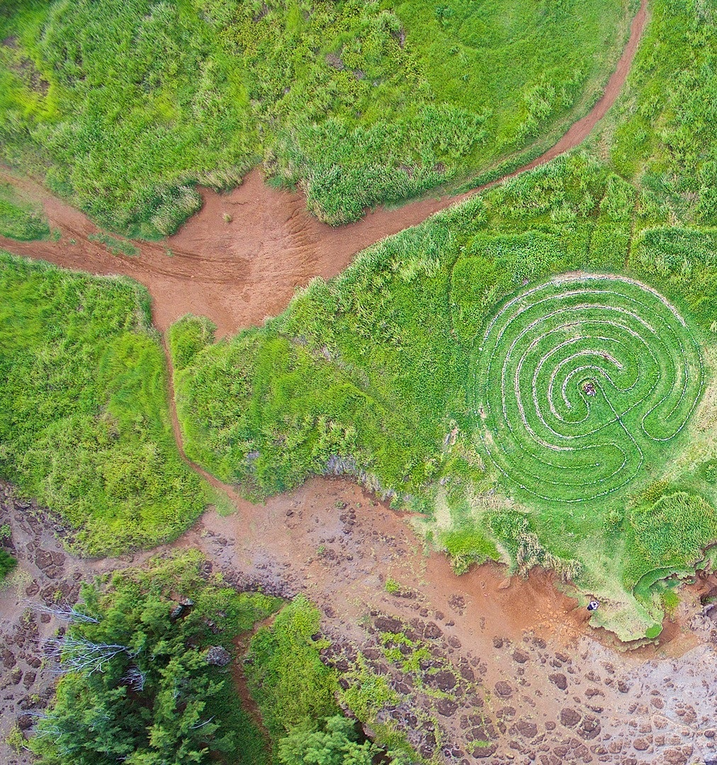
#> input picture test/1.png, 717 x 765 px, shrunk from 1012 x 1080 before the run, found by its file name
$ jupyter execute Avance_Task_2.ipynb
#> lines starting #> are read from the running program, lines starting #| are printed output that depends on the picture
[cell 1]
import cv2
import numpy as np
import matplotlib.pyplot as plt

def mostrar_imagen(img, titulo="Imagen"):
    plt.figure(figsize=(10,6))
    plt.imshow(cv2.cvtColor(img, cv2.COLOR_BGR2RGB))
    plt.title(titulo)
    plt.axis('off')
    plt.show()

img1 = cv2.imread('1.png')
#> img1 is the input picture: shape (765, 717, 3); mean B, G, R 85.4, 148.2, 129.3
img2 = cv2.imread('2.png')
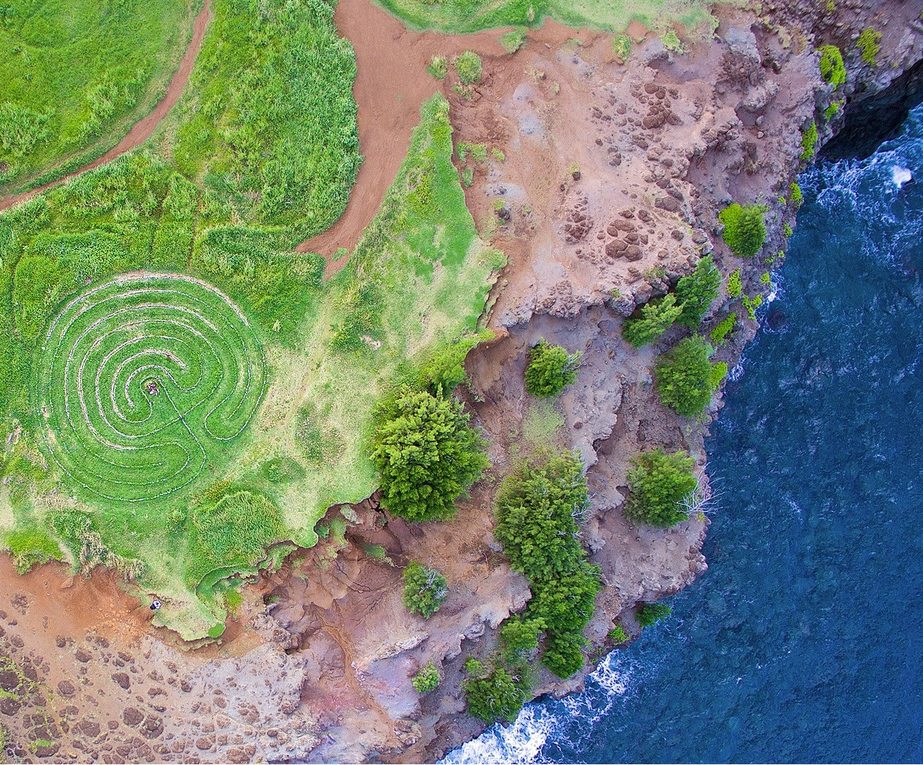
#> input picture test/2.png, 923 x 765 px, shrunk from 1303 x 1080 before the run, found by its file name
#> img2 is the input picture: shape (765, 923, 3); mean B, G, R 112.9, 132.2, 117.1
img3 = cv2.imread('3.png')

# repo en la branch del lab4 https://github.com/donmatthiuz/VIC/tree/lab4

[cell 2]
def detectar_y_emparejar(img1, img2):
    sift = cv2.SIFT_create()

    kp1, des1 = sift.detectAndCompute(img1, None)
#> kp1 = 4452 keypoints; strongest (x, y, size): (480, 349, 1.8), (360, 749, 2), (387, 754, 1.9), (351, 757, 2.1)
    kp2, des2 = sift.detectAndCompute(img2, None)
#> kp2 = 4893 keypoints; strongest (x, y, size): (598, 668, 1.9), (535, 757, 2), (809, 40, 1.9), (901, 176, 11.9)

    bf = cv2.BFMatcher()
    matches = bf.knnMatch(des1, des2, k=2)
#> matches = 4452 matches

    good_matches = []
    for m, n in matches:
        if m.distance < 0.75 * n.distance:
            good_matches.append(m)
#> after the loop, good_matches = 973 matches

    src_pts = np.float32([kp1[m.queryIdx].pt for m in good_matches])
#> src_pts = 973 pairs, first value 344.5 to 713.8, second value 3.88 to 759.9
    dst_pts = np.float32([kp2[m.trainIdx].pt for m in good_matches])
#> dst_pts = 973 pairs, first value 4.34 to 285.7, second value 3.17 to 759.2

    return src_pts, dst_pts, good_matches, kp1, kp2

src_pts, dst_pts, matches, kp1, kp2 = detectar_y_emparejar(img1, img2)
#> matches = 973 matches

[cell 3]
img_matches = cv2.drawMatches(img1, kp1, img2, kp2, matches, None, flags=cv2.DrawMatchesFlags_NOT_DRAW_SINGLE_POINTS)
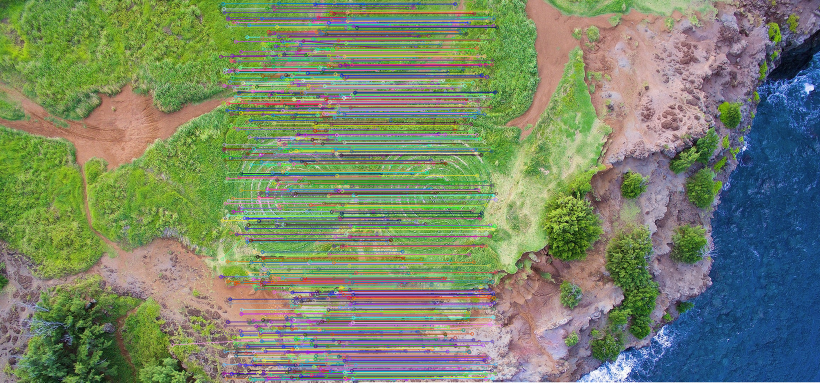
#> img_matches: shape (765, 1640, 3) (shown at 1/2 size); mean B, G, R 106.2, 133.7, 120.5
mostrar_imagen(img_matches, 'Good Matches between Image 1 and Image 2')
